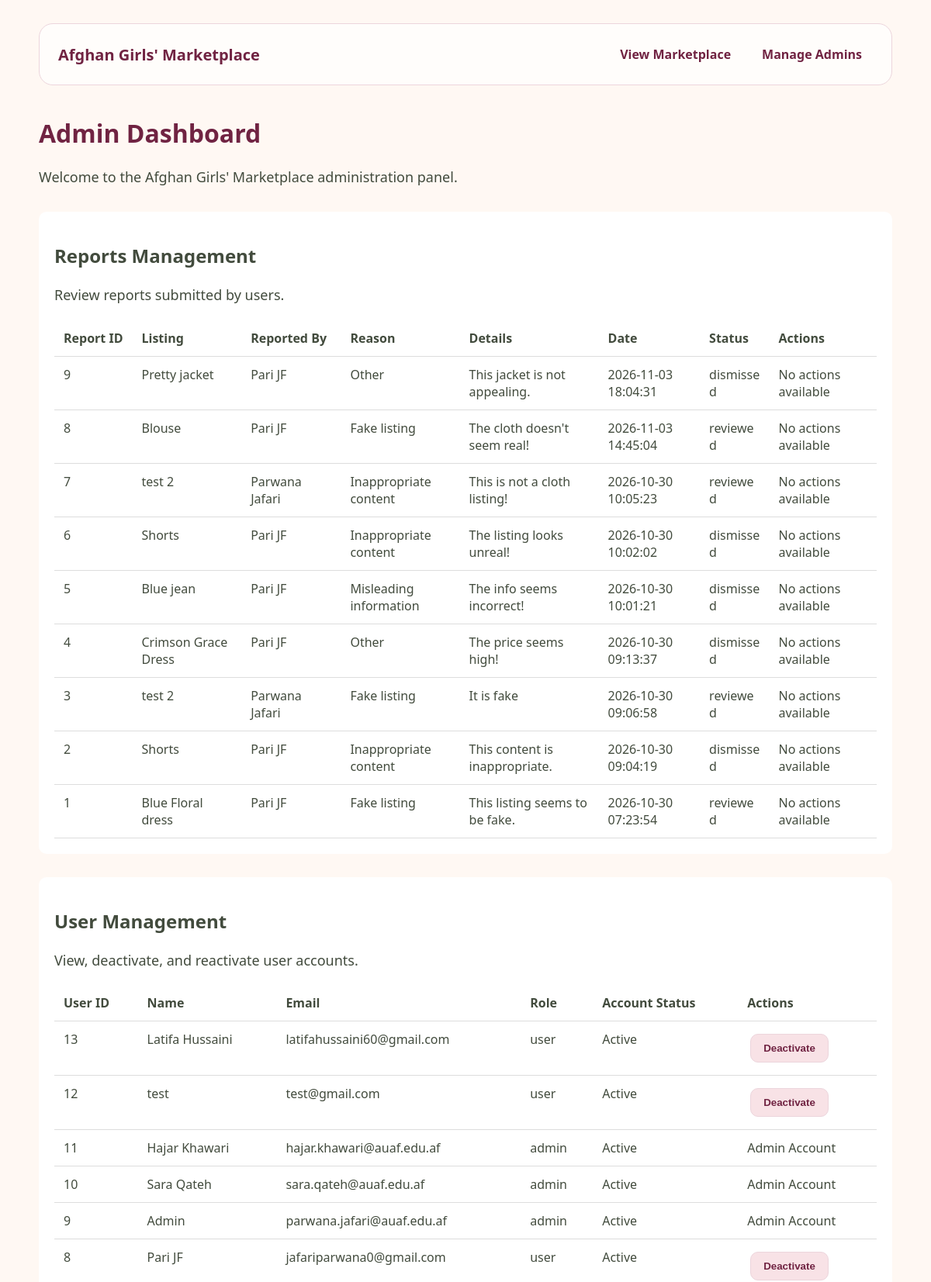
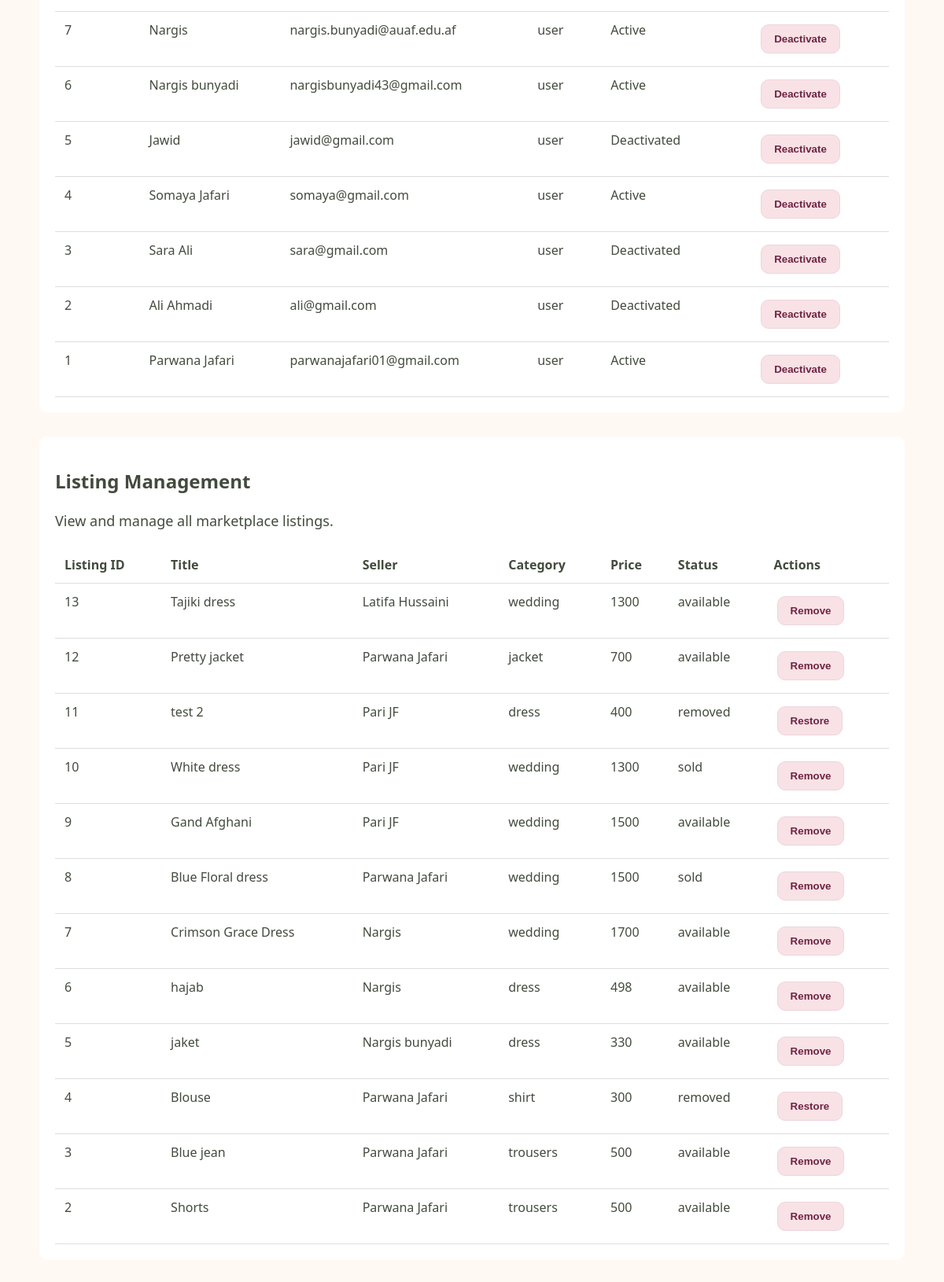
/admin (signed in), run on the app's committed database (2 pictures, top to bottom).
### tables this page shows
CREATE TABLE reports (
            id INTEGER PRIMARY KEY AUTOINCREMENT,
            listing_id INTEGER NOT NULL,
            reporter_id INTEGER NOT NULL,
            reason TEXT NOT NULL,
            details TEXT,
            status TEXT NOT NULL DEFAULT 'pending',
            created_at TIMESTAMP DEFAULT CURRENT_TIMESTAMP,
            reviewed_at TIMESTAMP,
            FOREIGN KEY (listing_id) REFERENCES listings(id),
            FOREIGN KEY (reporter_id) REFERENCES users(id)
        );

CREATE TABLE listings (
            id INTEGER PRIMARY KEY AUTOINCREMENT,
            user_id INTEGER NOT NULL,
            title TEXT NOT NULL,
            category TEXT NOT NULL,
            price INTEGER NOT NULL,
            size TEXT NOT NULL,
            condition TEXT NOT NULL,
            city TEXT NOT NULL,
            description TEXT NOT NULL,
            photo TEXT, status TEXT NOT NULL DEFAULT 'available',
            FOREIGN KEY (user_id) REFERENCES users(id)
        );

CREATE TABLE users (
            id INTEGER PRIMARY KEY AUTOINCREMENT,
            name TEXT NOT NULL,
            email TEXT UNIQUE NOT NULL,
            password TEXT NOT NULL
        , role TEXT NOT NULL DEFAULT 'user', is_active INTEGER NOT NULL DEFAULT 1);

### backend/app.py (the view)
@app.route("/admin")
def admin_dashboard():
    if "user_id" not in session:
        return redirect("/login")
    if not is_admin():
        return "Access denied. Admins only.", 403
    connection = sqlite3.connect(
        os.path.join(os.path.dirname(__file__), "database.db")
    )
    connection.row_factory = sqlite3.Row
    reports = connection.execute("""
        SELECT
            reports.id,
            reports.listing_id,
            reports.reporter_id,
            reports.reason,
            reports.details,
            reports.status,
            reports.created_at,
            listings.title,
            users.name AS reporter_name
        FROM reports
        JOIN listings ON reports.listing_id = listings.id
        JOIN users ON reports.reporter_id = users.id
        ORDER BY reports.created_at DESC
    """).fetchall()
    users = connection.execute("""
        SELECT id, name, email, role, is_active
        FROM users
        ORDER BY id DESC
    """).fetchall()
    listings = connection.execute("""
        SELECT
            listings.id,
            listings.title,
            listings.category,
            listings.price,
            listings.status,
            users.name AS seller_name
        FROM listings
        JOIN users ON listings.user_id = users.id
        ORDER BY listings.id DESC
    """).fetchall()
    connection.close()
    return render_template(
        "admin_dashboard.html",
        reports=reports,
        users=users,
        listings=listings
    )

### backend/app.py (called while the page is built)
def is_admin():
    if "user_id" not in session:
        return False
    connection = sqlite3.connect(
        os.path.join(os.path.dirname(__file__), "database.db")
    )
    user = connection.execute("""
        SELECT role, is_active
        FROM users
        WHERE id = ?
    """, (session["user_id"],)).fetchone()
    connection.close()
    return user is not None and user[0] == "admin" and user[1] == 1

### frontend/templates/admin_dashboard.html (shortened to what this page needs)
<!DOCTYPE html>
<html lang="en">
<head>
    <link rel="stylesheet" href="{{ url_for('static', filename='css/style.css') }}">
</head>
<body>
    <nav class="navbar">
        <a class="brand" href="/">Afghan Girls' Marketplace</a>
        <div class="nav-links">
            <a href="/">View Marketplace</a>
            <a href="/admin/manage-admins">Manage Admins</a>
        </div>
    </nav>
    <main class="admin-page">
        <h1>Admin Dashboard</h1>
        <p>Welcome to the Afghan Girls' Marketplace administration panel.</p>
        <section id="reports">
            <h2>Reports Management</h2>
            <p>Review reports submitted by users.</p>
            {% if reports %}
            <div class="table-container">
                <table>
                    <thead>
                        <tr>
                            <th>Report ID</th>
                            <th>Listing</th>
                            <th>Reported By</th>
                            <th>Reason</th>
                            <th>Details</th>
                            <th>Date</th>
                            <th>Status</th>
                            <th>Actions</th>
                        </tr>
                    </thead>
                    <tbody>
                        {% for report in reports %}
                        <tr>
                            <td>{{ report.id }}</td>
                            <td>{{ report.title }}</td>
                            <td>{{ report.reporter_name }}</td>
                            <td>{{ report.reason }}</td>
                            <td>{{ report.details or 'No details provided' }}</td>
                            <td>{{ report.created_at }}</td>
                            <td>{{ report.status }}</td>
                            <td>
                                {% if report.status == 'pending' %}
                                <form action="/admin/reports/{{ report.id }}/update"
                                      method="POST"
                                      class="admin-confirm-form"
                                      data-message="Are you sure you want to mark this report as reviewed?"
                                      data-button="Review">
                                    <input type="hidden" name="status" value="reviewed">
                                    <button type="submit" class="admin-action-button">
                                        Review
                                    </button>
                                </form>
                                <form action="/admin/reports/{{ report.id }}/update"
                                      method="POST"
                                      class="admin-confirm-form"
                                      data-message="Are you sure you want to dismiss this report?"
                                      data-button="Dismiss">
                                    <input type="hidden" name="status" value="dismissed">
                                    <button type="submit" class="admin-action-button">
                                        Dismiss
                                    </button>
                                </form>
                                <form action="/admin/reports/{{ report.id }}/update"
                                      method="POST"
                                      class="admin-confirm-form"
                                      data-message="Are you sure you want to remove this listing from the marketplace?"
                                      data-button="Delete Listing">
                                    <input type="hidden" name="status" value="delete_listing">
                                    <button type="submit" class="admin-action-button">
                                        Delete
                                    </button>
                                </form>
                                {% else %}
                                    No actions available
                                {% endif %}
                            </td>
                        </tr>
                        {% endfor %}
                    </tbody>
                </table>
            </div>
            {% else %}
                <p>No reports have been submitted yet.</p>
            {% endif %}
        </section>
        <section id="users">
            <h2>User Management</h2>
            <p>View, deactivate, and reactivate user accounts.</p>
            {% if users %}
            <div class="table-container">
                <table>
                    <thead>
                        <tr>
                            <th>User ID</th>
                            <th>Name</th>
                            <th>Email</th>
                            <th>Role</th>
                            <th>Account Status</th>
                            <th>Actions</th>
                        </tr>
                    </thead>
                    <tbody>
                        {% for user in users %}
                        <tr>
                            <td>{{ user.id }}</td>
                            <td>{{ user.name }}</td>
                            <td>{{ user.email }}</td>
                            <td>{{ user.role }}</td>
                            <td>
                                {% if user.is_active == 1 %}
                                    Active
                                {% else %}
                                    Deactivated
                                {% endif %}
                            </td>
                            <td>
                                {% if user.role != 'admin' %}
                                    {% if user.is_active == 1 %}
                                    <form action="/admin/users/{{ user.id }}/update"
                                          method="POST"
                                          class="admin-confirm-form"
                                          data-message="Are you sure you want to deactivate this account?"
                                          data-button="Deactivate">
                                        <button type="submit" class="admin-action-button">
                                            Deactivate
                                        </button>
                                    </form>
                                    {% else %}
                                    <form action="/admin/users/{{ user.id }}/update"
                                          method="POST"
                                          class="admin-confirm-form"
                                          data-message="Are you sure you want to reactivate this account?"
                                          data-button="Reactivate">
                                        <button type="submit" class="admin-action-button">
                                            Reactivate
                                        </button>
                                    </form>
                                    {% endif %}
                                {% else %}
                                    Admin Account
                                {% endif %}
                            </td>
                        </tr>
                        {% endfor %}
                    </tbody>
                </table>
            </div>
            {% else %}
                <p>No users found.</p>
            {% endif %}
        </section>
        <section id="listings">
            <h2>Listing Management</h2>
            <p>View and manage all marketplace listings.</p>
            {% if listings %}
            <div class="table-container">
                <table>
                    <thead>
                        <tr>
                            <th>Listing ID</th>
                            <th>Title</th>
                            <th>Seller</th>
                            <th>Category</th>
                            <th>Price</th>
                            <th>Status</th>
                            <th>Actions</th>
                        </tr>
                    </thead>
                    <tbody>
                        {% for listing in listings %}
                        <tr>
                            <td>{{ listing.id }}</td>
                            <td>{{ listing.title }}</td>
                            <td>{{ listing.seller_name }}</td>
                            <td>{{ listing.category }}</td>
                            <td>{{ listing.price }}</td>
                            <td>{{ listing.status }}</td>
                            <td>
                                {% if listing.status != 'removed' %}
                                <form action="/admin/listings/{{ listing.id }}/update"
                                      method="POST"
                                      class="admin-confirm-form"
                                      data-message="Are you sure you want to remove this listing?"
                                      data-button="Remove">
                                    <button type="submit" class="admin-action-button">
                                        Remove
                                    </button>
                                </form>
                                {% else %}
                                <form action="/admin/listings/{{ listing.id }}/update"
                                      method="POST"
                                      class="admin-confirm-form"
                                      data-message="Are you sure you want to restore this listing?"
                                      data-button="Restore">
                                    <button type="submit" class="admin-action-button">
                                        Restore
                                    </button>
                                </form>
                                {% endif %}
                            </td>
                        </tr>
                        {% endfor %}
                    </tbody>
                </table>
            </div>
            {% else %}
                <p>No listings found.</p>
            {% endif %}
        </section>
    </main>
</body>
</html>

### frontend/static/css/style.css (style rules this page uses)
body { font-family: Arial, sans-serif; background-color: #f5f5f5; color: #333333; padding: 30px; }
h1 { color: #256858; }
p { font-size: 18px; line-height: 1.6; }
main { margin-top: 30px; }
* { box-sizing: border-box; }
body { margin: 0; }
header, main { max-width: 1100px; margin-left: auto; margin-right: auto; }
.navbar { max-width: 1100px; margin: 0 auto 24px; display: flex; align-items: center; justify-content: space-between; flex-wrap: nowrap; gap: 16px; }
.brand { color: #256858; font-size: 20px; font-weight: bold; text-decoration: none; flex-shrink: 0; }
.nav-links { display: flex; flex-wrap: nowrap; gap: 12px; white-space: nowrap; }
.nav-links a { color: #333333; text-decoration: none; padding: 8px 0; }
html { scroll-behavior: smooth; }
:root { --cream: #fff8f3; --pink: #f8e2e6; --rose: #91445f; --plum: #702342; --sage: #e5eadf; --text: #424b3d; }
body { background: var(--cream); color: var(--text); font-family: "Segoe UI", Arial, sans-serif; }
h1, header h1, .brand, .site-footer h2 { color: var(--plum); }
.nav-links a { color: var(--plum); }
.navbar { display: flex; align-items: center; justify-content: space-between; flex-wrap: wrap; gap: 16px; max-width: 1100px; margin: 0 auto 24px; padding: 18px 24px; background: #fffdfb; border: 1px solid #ecd5dc; border-radius: 18px; }
.nav-links { display: flex; align-items: center; flex-wrap: wrap; gap: 12px; }
.nav-links a { padding: 10px 14px; color: #702342; text-decoration: none; font-weight: 600; border-radius: 10px; transition: background-color 0.2s; }
.admin-page { width: 100%; max-width: 1100px; margin: 40px auto; box-sizing: border-box; }
.admin-page section { width: 100%; margin-top: 30px; padding: 20px; background-color: white; border-radius: 10px; box-sizing: border-box; }
.admin-page .table-container { width: 100%; overflow-x: auto; }
.admin-page table { width: 100%; border-collapse: collapse; }
.admin-page th, .admin-page td { padding: 12px; text-align: left; border-bottom: 1px solid #dddddd; vertical-align: top; overflow-wrap: anywhere; }
.admin-page th { white-space: nowrap; }
.admin-action-button { display: inline-block; margin: 4px; padding: 10px 16px; background-color: #f8e2e6; color: #702342; border: 1px solid #ecd5dc; border-radius: 10px; font-weight: 600; cursor: pointer; }

### data on the page
reports: id "9", title "Pretty jacket", reporter_name "Pari JF", reason "Other", details "This jacket is not appealing.", created_at "2026-11-03 18:04:31", status "dismissed", shows "No actions available"
reports: id "8", title "Blouse", reporter_name "Pari JF", reason "Fake listing", details "The cloth doesn't seem real!", created_at "2026-11-03 14:45:04", status "reviewed", shows "No actions available"
reports: id "7", title "test 2", reporter_name "Parwana Jafari", reason "Inappropriate content", details "This is not a cloth listing!", created_at "2026-10-30 10:05:23", status "reviewed", shows "No actions available"
reports: id "6", title "Shorts", reporter_name "Pari JF", reason "Inappropriate content", details "The listing looks unreal!", created_at "2026-10-30 10:02:02", status "dismissed", shows "No actions available"
reports: id "5", title "Blue jean", reporter_name "Pari JF", reason "Misleading information", details "The info seems incorrect!", created_at "2026-10-30 10:01:21", status "dismissed", shows "No actions available"
reports: id "4", title "Crimson Grace Dress", reporter_name "Pari JF", reason "Other", details "The price seems high!", created_at "2026-10-30 09:13:37", status "dismissed", shows "No actions available"
reports: id "3", title "test 2", reporter_name "Parwana Jafari", reason "Fake listing", details "It is fake", created_at "2026-10-30 09:06:58", status "reviewed", shows "No actions available"
reports: id "2", title "Shorts", reporter_name "Pari JF", reason "Inappropriate content", details "This content is inappropriate.", created_at "2026-10-30 09:04:19", status "dismissed", shows "No actions available"
reports: id "1", title "Blue Floral dress", reporter_name "Pari JF", reason "Fake listing", details "This listing seems to be fake.", created_at "2026-10-30 07:23:54", status "reviewed", shows "No actions available"
users: id "13", name "Latifa Hussaini", email "latifahussaini60@gmail.com", role "user", is_active "Active"
users: id "12", name "test", email "test@gmail.com", role "user", is_active "Active"
users: id "11", name "Hajar Khawari", email "hajar.khawari@auaf.edu.af", role "admin", is_active "Active", shows "Admin Account"
users: id "10", name "Sara Qateh", email "sara.qateh@auaf.edu.af", role "admin", is_active "Active", shows "Admin Account"
users: id "9", name "Admin", email "parwana.jafari@auaf.edu.af", role "admin", is_active "Active", shows "Admin Account"
users: id "8", name "Pari JF", email "jafariparwana0@gmail.com", role "user", is_active "Active"
users: id "7", name "Nargis", email "nargis.bunyadi@auaf.edu.af", role "user", is_active "Active"
users: id "6", name "Nargis bunyadi", email "nargisbunyadi43@gmail.com", role "user", is_active "Active"
users: id "5", name "Jawid", email "jawid@gmail.com", role "user", is_active "Deactivated"
users: id "4", name "Somaya Jafari", email "somaya@gmail.com", role "user", is_active "Active"
users: id "3", name "Sara Ali", email "sara@gmail.com", role "user", is_active "Deactivated"
users: id "2", name "Ali Ahmadi", email "ali@gmail.com", role "user", is_active "Deactivated"
users: id "1", name "Parwana Jafari", email "parwanajafari01@gmail.com", role "user", is_active "Active"
listings: id "13", title "Tajiki dress", seller_name "Latifa Hussaini", category "wedding", price "1300", status "available"
listings: id "12", title "Pretty jacket", seller_name "Parwana Jafari", category "jacket", price "700", status "available"
listings: id "11", title "test 2", seller_name "Pari JF", category "dress", price "400", status "removed"
listings: id "10", title "White dress", seller_name "Pari JF", category "wedding", price "1300", status "sold"
listings: id "9", title "Gand Afghani", seller_name "Pari JF", category "wedding", price "1500", status "available"
listings: id "8", title "Blue Floral dress", seller_name "Parwana Jafari", category "wedding", price "1500", status "sold"
listings: id "7", title "Crimson Grace Dress", seller_name "Nargis", category "wedding", price "1700", status "available"
listings: id "6", title "hajab", seller_name "Nargis", category "dress", price "498", status "available"
listings: id "5", title "jaket", seller_name "Nargis bunyadi", category "dress", price "330", status "available"
listings: id "4", title "Blouse", seller_name "Parwana Jafari", category "shirt", price "300", status "removed"
listings: id "3", title "Blue jean", seller_name "Parwana Jafari", category "trousers", price "500", status "available"
listings: id "2", title "Shorts", seller_name "Parwana Jafari", category "trousers", price "500", status "available"
